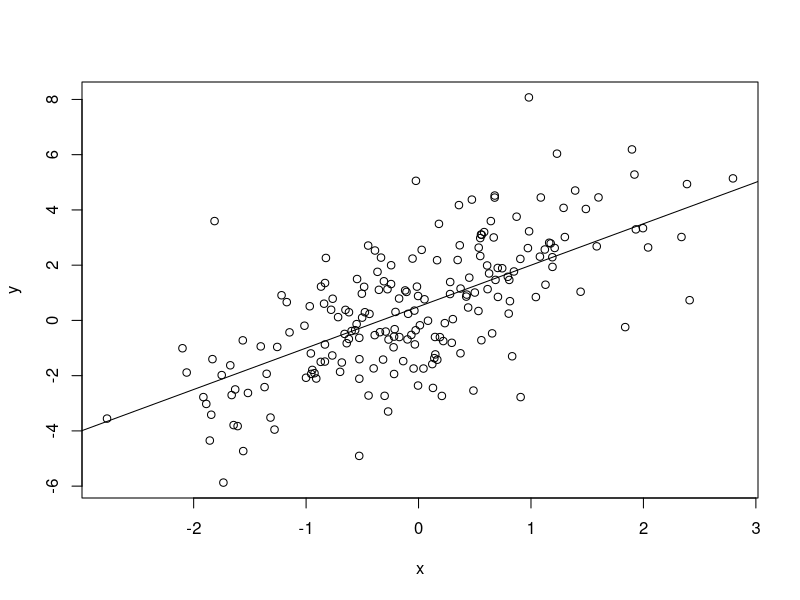

Here is the R script that generated this plot:
## ---- chunk 1
pick_11_socks <- function(n_socks, prop_pairs){
  n_pairs <- round(floor(n_socks / 2) * prop_pairs)
  n_odd <- n_socks - n_pairs * 2
  
  # Simulating picking out n_picked socks
  socks <- rep(seq_len(n_pairs + n_odd), rep(c(2, 1), c(n_pairs, n_odd)))
  picked_socks <- sample(socks, size =  min(n_picked, n_socks))
  sock_counts <- table(picked_socks)
  
  # Returning the parameters and counts of the number of matched 
  # and unique socks among those that were picked out.
  c(unique = sum(sock_counts == 1), pairs = sum(sock_counts == 2),
    n_socks = n_socks, n_pairs = n_pairs, n_odd = n_odd, prop_pairs = prop_pairs)
}
## ---- chunk 2
# n_picked <- 11 # The number of socks to pick out of the laundry
# 
# sock_sim <- replicate(100000, {
#   # Generating a sample of the parameters from the priors
#   prior_mu <- 30
#   prior_sd <- 15
#   prior_size <- prior_mu^2 / (prior_sd^2 - prior_mu)
#   n_socks <- rnbinom(1, mu = prior_mu, size = prior_size)
#   prop_pairs <- rbeta(1, shape1 = 18, shape2 = 2)
#   pick_11_socks(n_socks, prop_pairs)
# })
# sock_sim <- t(sock_sim)


## ---- chunk 3
# post_samples <- sock_sim[sock_sim[, "unique"] == 11 & 
#                          sock_sim[, "pairs" ] == 0 , ]
# post <- data.frame(post_samples)
## ---- chunk 4
# hist(post$n_pairs)
# hist(post$n_socks)
# hist(post$n_odd)
## ---- chunk 5
# sum(post$n_odd < 5)/nrow(post)
## ---- chunk 6
# # 95%
# quantile(post$n_socks, c(.025, .975))
# # 50%
# quantile(post$n_socks, c(.25, .75))
## ---- chunk 7
# hist(rnbinom(1e4, mu = 30, size = 15))
# hist(post$n_socks)
## ---- chunk 8
n <- 200
a <- .5
b <- 1.5
sigma <- 1.8
x <- rnorm(n)
y <- rnorm(n, a + b*x, sigma)
plot(y ~ x)
abline(a = a, b = b)
## ---- chunk 9
# a_post <- b_post <- sig_post <- c()
# a_post[1] <- rnorm(1)
# b_post[1] <- rnorm(1)
# sig_post[1] <- rexp(1)
# a_accept <- b_accept <- sig_accept <- 0
# 
# for(i in 1:1e5){
#   # draw a proposal for a
#   a_ast <- rnorm(1, a_post[i], .1)
#   # calculate prob of keeping a_ast
#   r <- exp((sum(dnorm(y, a_ast + b_post[i]*x, sig_post[i], log = T))+
#             dnorm(a_ast,0, 1, log = T)) -
#           (sum(dnorm(y, a_post[i] + b_post[i]*x, sig_post[i], log = T))+
#             dnorm(a_post[i],0,1,log = T)))
#   # decide to keep the proposal or previous value
#   a_post[i+1] <- ifelse(runif(1) < r, a_ast, a_post[i])
#   if(a_post[i+1]!=a_post[i]) a_accept <- a_accept + 1
#   # draw a proposal for b
#   b_ast <- rnorm(1, b_post[i], .1)
#   # calculate the probability of keeping b_ast
#   r <- exp((sum(dnorm(y, a_post[i+1] + b_ast*x, sig_post[i], log = T))+
#             dnorm(b_ast,0, 1, log = T)) -
#           (sum(dnorm(y, a_post[i+1] + b_post[i]*x, sig_post[i], log = T))+
#             dnorm(b_post[i],0,1,log = T)))
#   # decide whether to keep b_ast or the previous value
#   b_post[i+1] <- ifelse(runif(1) < r, b_ast, b_post[i])
#   if(b_post[i+1]!=b_post[i]) b_accept <- b_accept + 1
#   # draw a proposal for sigma
#   sig_ast <- rgamma(1, sig_post[i]^2/.003, sig_post[i]/.003)
#   # calculate prob of keeping sig_ast (need to adjust for asymmetry of proposal in the next step)
#   r <- (sum(dnorm(y, a_post[i+1] + b_post[i+1]*x, sig_ast, log = T))+
#               dexp(sig_ast, 1, log = T)) -
#             (sum(dnorm(y, a_post[i+1] + b_post[i+1]*x, sig_post[i], log = T))+
#               dexp(sig_post[i], 1, log = T))
#   # adjust for asymmetry of proposal
#   q <- dgamma(sig_post[i], sig_ast^2/.003, sig_ast/.003, log = T) -
#             dgamma(sig_ast, sig_post[i]^2/.003, sig_post[i]/.003, log = T)
#   r <- exp(r + q)
#   # decide whether to keep proposal
#   sig_post[i+1] <- ifelse(runif(1) < r, sig_ast, sig_post[i])
#   if(sig_post[i+1]!=sig_post[i]) sig_accept <- sig_accept + 1
#   if(i%%5000==0) print(paste0("Iteration ", i, " complete!"))
# }
## ---- chunk 10
# check the chains
# plot(a_post[2000:1e5], type = "l")
# abline(h = a, col = "red", lwd = 2)
# plot(b_post[2000:1e5], type = "l")
# abline(h = b, col = "red", lwd = 2)
# plot(sig_post[2000:1e5], type = "l")
# abline(h = sigma, col = "red", lwd = 2)
## ---- chunk 11
# thin <- (1:1e5)>=2000 & (1:1e5)%%5==0
# 
# a_post <- a_post[thin]
# b_post <- b_post[thin]
# sig_post <- sig_post[thin]
# 
# hist(a_post)
# abline(v = a, col = "red", lwd = 3)
# 
# hist(b_post)
# abline(v = b, col = "red", lwd = 3)
# 
# hist(sig_post)
# abline(v = sigma, col = "red", lwd = 3)
